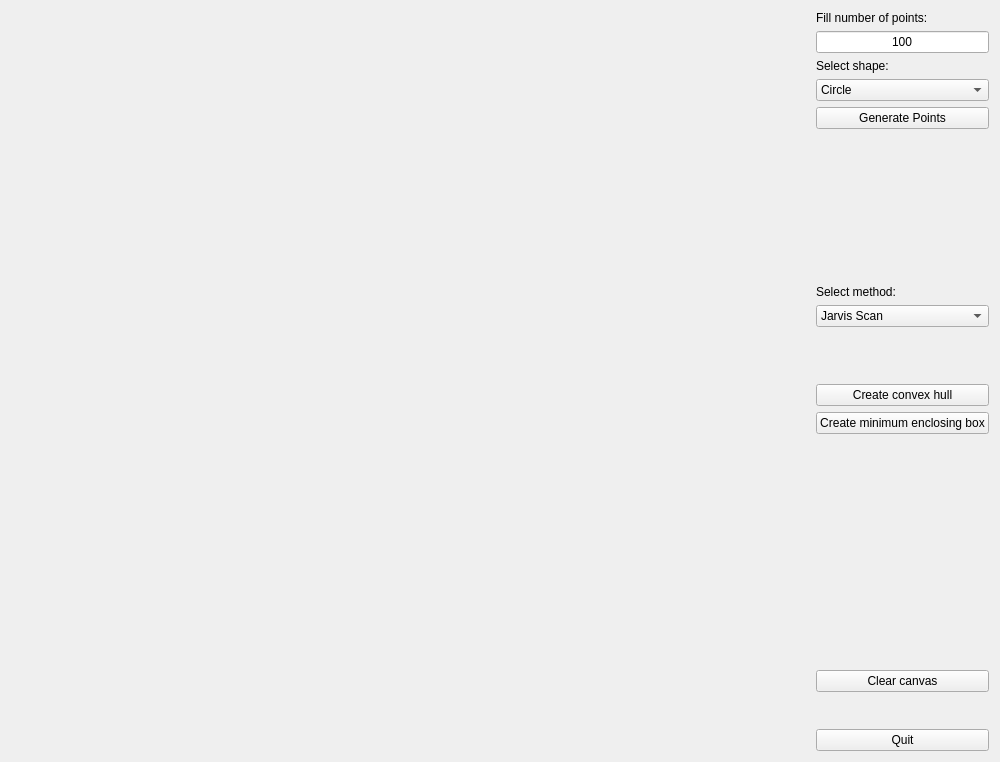
<?xml version="1.0" encoding="UTF-8"?>
<ui version="4.0">
 <class>Widget</class>
 <widget class="QWidget" name="Widget">
  <property name="geometry">
   <rect>
    <x>0</x>
    <y>0</y>
    <width>1000</width>
    <height>762</height>
   </rect>
  </property>
  <property name="windowTitle">
   <string>Convex Hull</string>
  </property>
  <layout class="QHBoxLayout" name="horizontalLayout">
   <item>
    <widget class="Draw" name="Canvas" native="true">
     <property name="sizePolicy">
      <sizepolicy hsizetype="Preferred" vsizetype="Preferred">
       <horstretch>1</horstretch>
       <verstretch>1</verstretch>
      </sizepolicy>
     </property>
    </widget>
   </item>
   <item>
    <layout class="QVBoxLayout" name="verticalLayout">
     <item>
      <widget class="QLabel" name="label_3">
       <property name="text">
        <string>Fill number of points:</string>
       </property>
      </widget>
     </item>
     <item>
      <widget class="QLineEdit" name="number_of_points">
       <property name="text">
        <string>100</string>
       </property>
       <property name="alignment">
        <set>Qt::AlignCenter</set>
       </property>
      </widget>
     </item>
     <item>
      <widget class="QLabel" name="label_2">
       <property name="text">
        <string>Select shape:</string>
       </property>
      </widget>
     </item>
     <item>
      <widget class="QComboBox" name="comboBox_2">
       <item>
        <property name="text">
         <string>Circle</string>
        </property>
       </item>
       <item>
        <property name="text">
         <string>Ellipse</string>
        </property>
       </item>
       <item>
        <property name="text">
         <string>Rectangle</string>
        </property>
       </item>
       <item>
        <property name="text">
         <string>Star-shaped</string>
        </property>
       </item>
       <item>
        <property name="text">
         <string>Random points</string>
        </property>
       </item>
       <item>
        <property name="text">
         <string>Grid</string>
        </property>
       </item>
      </widget>
     </item>
     <item>
      <widget class="QPushButton" name="generate">
       <property name="text">
        <string>Generate Points</string>
       </property>
      </widget>
     </item>
     <item>
      <spacer name="verticalSpacer_3">
       <property name="orientation">
        <enum>Qt::Vertical</enum>
       </property>
       <property name="sizeHint" stdset="0">
        <size>
         <width>20</width>
         <height>150</height>
        </size>
       </property>
      </spacer>
     </item>
     <item>
      <widget class="QLabel" name="label">
       <property name="text">
        <string>Select method:</string>
       </property>
      </widget>
     </item>
     <item>
      <widget class="QComboBox" name="comboBox">
       <item>
        <property name="text">
         <string>Jarvis Scan</string>
        </property>
       </item>
       <item>
        <property name="text">
         <string>Quick Hull</string>
        </property>
       </item>
       <item>
        <property name="text">
         <string>Sweep Line</string>
        </property>
       </item>
       <item>
        <property name="text">
         <string>Graham Scan</string>
        </property>
       </item>
      </widget>
     </item>
     <item>
      <spacer name="verticalSpacer">
       <property name="orientation">
        <enum>Qt::Vertical</enum>
       </property>
       <property name="sizeHint" stdset="0">
        <size>
         <width>20</width>
         <height>5</height>
        </size>
       </property>
      </spacer>
     </item>
     <item>
      <widget class="QLabel" name="time">
       <property name="text">
        <string/>
       </property>
      </widget>
     </item>
     <item>
      <widget class="QPushButton" name="create_CH">
       <property name="text">
        <string>Create convex hull</string>
       </property>
      </widget>
     </item>
     <item>
      <widget class="QPushButton" name="minimum_enclosing_box">
       <property name="text">
        <string>Create minimum enclosing box</string>
       </property>
      </widget>
     </item>
     <item>
      <spacer name="verticalSpacer_2">
       <property name="orientation">
        <enum>Qt::Vertical</enum>
       </property>
       <property name="sizeHint" stdset="0">
        <size>
         <width>20</width>
         <height>230</height>
        </size>
       </property>
      </spacer>
     </item>
     <item>
      <widget class="QPushButton" name="clear_canvas">
       <property name="text">
        <string>Clear canvas</string>
       </property>
      </widget>
     </item>
     <item>
      <spacer name="verticalSpacer_4">
       <property name="orientation">
        <enum>Qt::Vertical</enum>
       </property>
       <property name="sizeHint" stdset="0">
        <size>
         <width>10</width>
         <height>10</height>
        </size>
       </property>
      </spacer>
     </item>
     <item>
      <widget class="QPushButton" name="quit">
       <property name="text">
        <string>Quit</string>
       </property>
      </widget>
     </item>
    </layout>
   </item>
  </layout>
 </widget>
 <customwidgets>
  <customwidget>
   <class>Draw</class>
   <extends>QWidget</extends>
   <header location="global">draw.h</header>
   <container>1</container>
  </customwidget>
 </customwidgets>
 <resources/>
 <connections/>
</ui>
